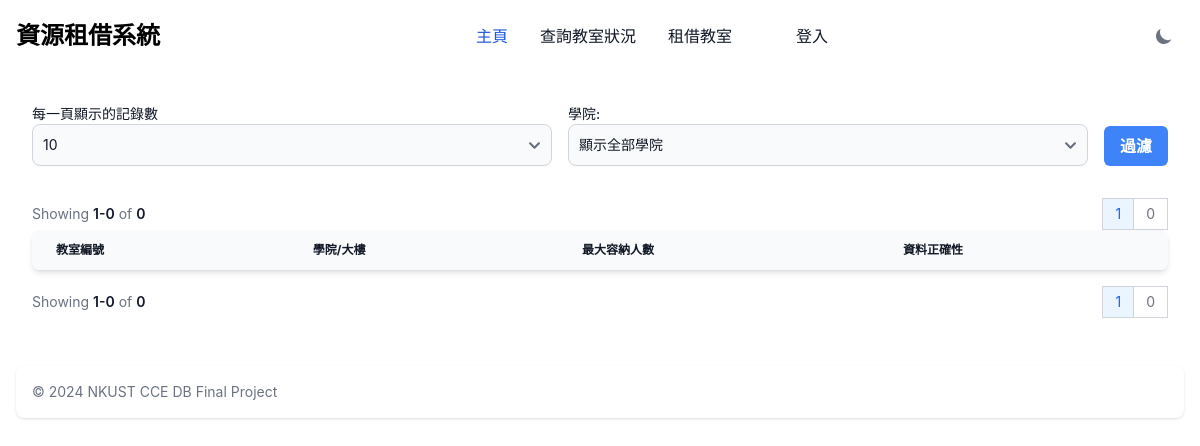
The app's page /index.php?colleage=電資學院, older data.
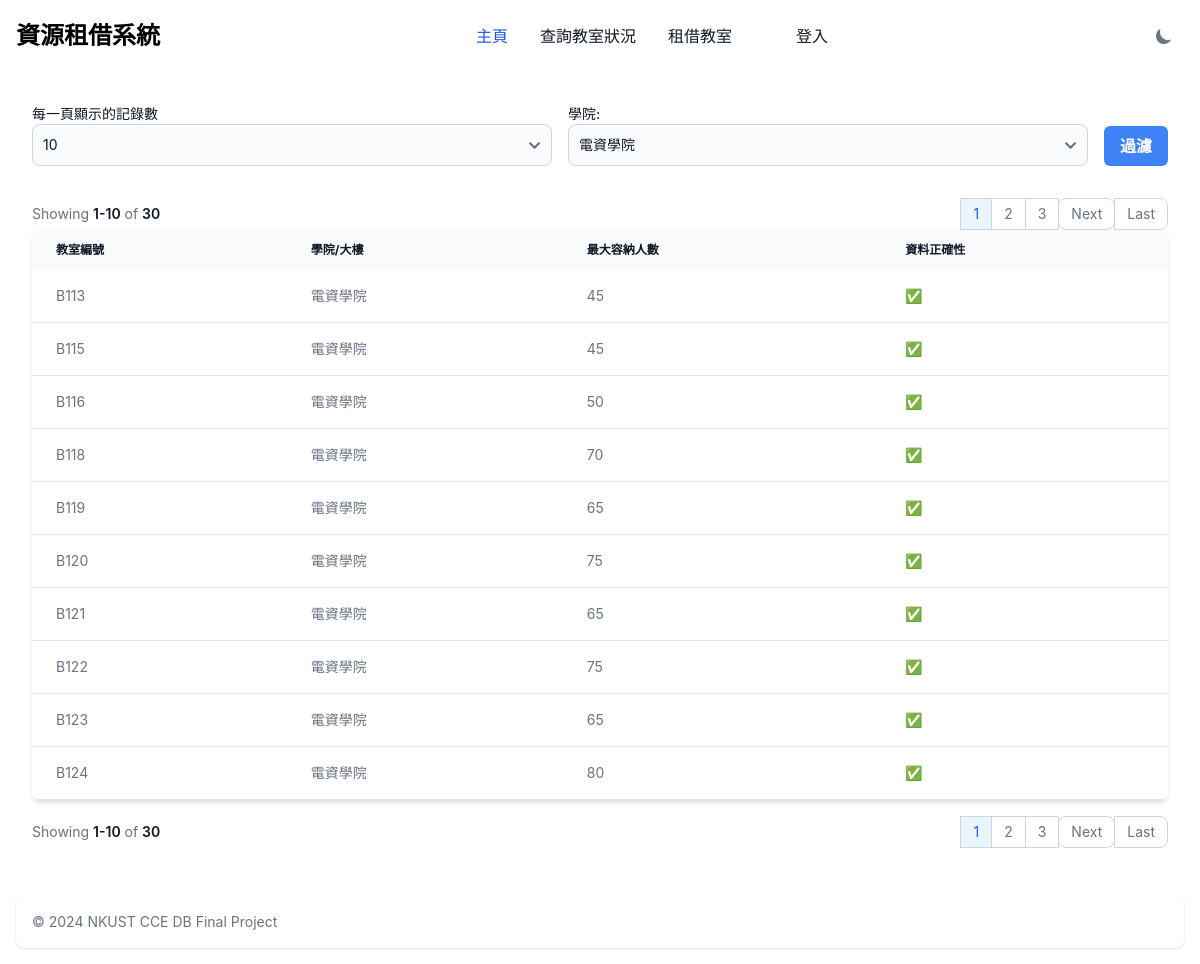
The same page, newer data.
### tables this page shows
CREATE TABLE `classroom_table` (
  `classroom` varchar(10) NOT NULL DEFAULT '0',
  `colleage` varchar(50) NOT NULL DEFAULT '',
  `max_capacity` int(10) NOT NULL DEFAULT 0,
  `is_realdata` enum('Y','N') NOT NULL DEFAULT 'N'
);

### index.php (the view, shortened to what the changed rows need)
<?php
$conn = require_once "config.php";
$colleages = [];
$query = "SELECT DISTINCT colleage FROM classroom_table";
$result = $conn->query($query);
while ($row = $result->fetch_row()) {
    $colleages[] = $row[0];
}
$limit = isset($_GET['limit']) ? (int) $_GET['limit'] : 10;
$page = isset($_GET['page']) ? (int) $_GET['page'] : 1;
$offset = ($page - 1) * $limit;
$colleage = isset($_GET['colleage']) ? $_GET['colleage'] : '';
$conditions = [];
if ($colleage) {
    $conditions[] = "colleage = '" . $conn->real_escape_string($colleage) . "'";
}
$where = '';
if (count($conditions) > 0) {
    $where = 'WHERE ' . implode(' AND ', $conditions);
}
$total_query = "SELECT COUNT(*) FROM classroom_table $where";
$total_result = $conn->query($total_query);
$total_rows = $total_result->fetch_row()[0];
$total_pages = ceil($total_rows / $limit);
$query = "SELECT * FROM classroom_table $where LIMIT $limit OFFSET $offset";
$result = $conn->query($query);
$query_params = http_build_query([
    'limit' => $limit,
    'colleage' => $colleage
]);
?>
<!DOCTYPE html>
<html>
<head>
    <link href="https://cdnjs.cloudflare.com/ajax/libs/flowbite/2.3.0/flowbite.min.css" rel="stylesheet" />
</head>
<body class="bg-white dark:bg-gray-900">
    <div class="max-w-screen-xl mx-auto p-4 sm:p-6 lg:p-8">
        <form method="GET" action="" class="flex flex-wrap space-x-4">
            <div class="mb-4 flex-1">
                <label for="colleage" class="block text-sm font-medium text-gray-900 dark:text-white">學院:</label>
                <select name="colleage" id="colleage"
                    class="bg-gray-50 border border-gray-300 text-gray-900 text-sm rounded-lg focus:ring-blue-500 focus:border-blue-500 block w-full p-2.5 dark:bg-gray-700 dark:border-gray-600 dark:placeholder-gray-400 dark:text-white dark:focus:ring-blue-500 dark:focus:border-blue-500">
                    <option selected value="">顯示全部學院</option>
                    <?php foreach ($colleages as $c): ?>
                        <option value="<?= $c ?>" <?= $colleage == $c ? 'selected' : '' ?>><?= $c ?></option>
                    <?php endforeach; ?>
                </select>
            </div>
        </form>
        <nav class="flex items-center flex-column flex-wrap md:flex-row justify-between pt-4"
            aria-label="Table navigation">
            <span
                class="text-sm font-normal text-gray-500 dark:text-gray-400 mb-4 md:mb-0 block w-full md:inline md:w-auto">
                Showing <span
                    class="font-semibold text-gray-900 dark:text-white"><?= $offset + 1 ?>-<?= min($offset + $limit, $total_rows) ?></span>
                of <span class="font-semibold text-gray-900 dark:text-white"><?= $total_rows ?></span>
            </span>
            <ul class="inline-flex -space-x-px rtl:space-x-reverse text-sm h-8">
                <?php
                $displayed_pages = [];
                if ($total_pages <= 10) {
                    $displayed_pages = range(1, $total_pages);
                }
                foreach ($displayed_pages as $p):
                    if ($p === '...'):
                        ?>
                        <li>
                            <span
                                class="flex items-center justify-center px-3 h-8 leading-tight text-gray-500 bg-white border border-gray-300 dark:bg-gray-800 dark:border-gray-700 dark:text-gray-400">...</span>
                        </li>
                        <?php
                    else:
                        ?>
                        <li>
                            <a href="?page=<?= $p ?>&<?= $query_params ?>"
                                class="flex items-center justify-center px-3 h-8 leading-tight <?= $p == $page ? 'text-blue-600 border border-gray-300 bg-blue-50 hover:bg-blue-100 hover:text-blue-700 dark:border-gray-700 dark:bg-gray-700 dark:text-white' : 'text-gray-500 bg-white border border-gray-300 hover:bg-gray-100 hover:text-gray-900 dark:text-white dark:bg-gray-800 dark:border-gray-700 dark:text-gray-400 dark:hover:bg-gray-700 dark:hover:text-white' ?>"><?= $p ?></a>
                        </li>
                        <?php
                    endif;
                endforeach;
                ?>
                <?php if ($page < $total_pages): ?>
                    <li>
                        <a href="?page=<?= $page + 1 ?>&<?= $query_params ?>"
                            class="flex items-center justify-center px-3 h-8 leading-tight text-gray-500 bg-white border border-gray-300 rounded-lg hover:bg-gray-100 hover:text-gray-900 dark:text-white dark:bg-gray-800 dark:border-gray-700 dark:text-gray-400 dark:hover:bg-gray-700 dark:hover:text-white">Next</a>
                    </li>
                    <li>
                        <a href="?page=<?= $total_pages ?>&<?= $query_params ?>"
                            class="flex items-center justify-center px-3 h-8 leading-tight text-gray-500 bg-white border border-gray-300 rounded-e-lg hover:bg-gray-100 hover:text-gray-900 dark:text-white dark:bg-gray-800 dark:border-gray-700 dark:text-gray-400 dark:hover:bg-gray-700 dark:hover:text-white">Last</a>
                    </li>
                <?php endif; ?>
            </ul>
        </nav>
        <div class="relative overflow-x-auto shadow-md sm:rounded-lg">
            <table class="w-full text-sm text-left rtl:text-right text-gray-500 dark:text-gray-400 overflow-auto">
                <thead
                    class="text-xs text-gray-900 dark:text-white uppercase bg-gray-50 dark:bg-gray-700 dark:text-gray-400 whitespace-nowrap">
                    <tr>
                        <th scope="col" class="px-6 py-3">教室編號</th>
                        <th scope="col" class="px-6 py-3">學院/大樓</th>
                        <th scope="col" class="px-6 py-3">最大容納人數</th>
                        <th scope="col" class="px-6 py-3">
                            <button data-popover-target="popover-default" type="button">資料正確性</button>
                        </th>
                    </tr>
                </thead>
                <tbody>
                    <?php while ($row = $result->fetch_assoc()): ?>
                        <tr
                            class="bg-white border-b dark:bg-gray-800 dark:border-gray-700 hover:bg-gray-50 dark:hover:bg-gray-600 whitespace-nowrap">
                            <td class="px-6 py-4"><?= $row['classroom'] ?? '' ?></td>
                            <td class="px-6 py-4"><?= $row['colleage'] ?? '' ?></td>
                            <td class="px-6 py-4"><?= $row['max_capacity'] ?? '' ?></td>
                            <td class="px-6 py-4"><?= $row['is_realdata'] == 'N' ? '❓' : '✅' ?></td>
                        </tr>
                    <?php endwhile; ?>
                </tbody>
            </table>
        </div>
        <nav class="flex items-center flex-column flex-wrap md:flex-row justify-between pt-4"
            aria-label="Table navigation">
            <span
                class="text-sm font-normal text-gray-500 dark:text-gray-400 mb-4 md:mb-0 block w-full md:inline md:w-auto">
                Showing <span
                    class="font-semibold text-gray-900 dark:text-white"><?= $offset + 1 ?>-<?= min($offset + $limit, $total_rows) ?></span>
                of <span class="font-semibold text-gray-900 dark:text-white"><?= $total_rows ?></span>
            </span>
            <ul class="inline-flex -space-x-px rtl:space-x-reverse text-sm h-8">
                <?php
                $displayed_pages = [];
                if ($total_pages <= 10) {
                    $displayed_pages = range(1, $total_pages);
                }
                foreach ($displayed_pages as $p):
                    if ($p === '...'):
                        ?>
                        <li>
                            <span
                                class="flex items-center justify-center px-3 h-8 leading-tight text-gray-500 bg-white border border-gray-300 dark:bg-gray-800 dark:border-gray-700 dark:text-gray-400">...</span>
                        </li>
                        <?php
                    else:
                        ?>
                        <li>
                            <a href="?page=<?= $p ?>&<?= $query_params ?>"
                                class="flex items-center justify-center px-3 h-8 leading-tight <?= $p == $page ? 'text-blue-600 border border-gray-300 bg-blue-50 hover:bg-blue-100 hover:text-blue-700 dark:border-gray-700 dark:bg-gray-700 dark:text-white' : 'text-gray-500 bg-white border border-gray-300 hover:bg-gray-100 hover:text-gray-900 dark:text-white dark:bg-gray-800 dark:border-gray-700 dark:text-gray-400 dark:hover:bg-gray-700 dark:hover:text-white' ?>"><?= $p ?></a>
                        </li>
                        <?php
                    endif;
                endforeach;
                ?>
                <?php if ($page < $total_pages): ?>
                    <li>
                        <a href="?page=<?= $page + 1 ?>&<?= $query_params ?>"
                            class="flex items-center justify-center px-3 h-8 leading-tight text-gray-500 bg-white border border-gray-300 rounded-lg hover:bg-gray-100 hover:text-gray-900 dark:text-white dark:bg-gray-800 dark:border-gray-700 dark:text-gray-400 dark:hover:bg-gray-700 dark:hover:text-white">Next</a>
                    </li>
                    <li>
                        <a href="?page=<?= $total_pages ?>&<?= $query_params ?>"
                            class="flex items-center justify-center px-3 h-8 leading-tight text-gray-500 bg-white border border-gray-300 rounded-e-lg hover:bg-gray-100 hover:text-gray-900 dark:text-white dark:bg-gray-800 dark:border-gray-700 dark:text-gray-400 dark:hover:bg-gray-700 dark:hover:text-white">Last</a>
                    </li>
                <?php endif; ?>
            </ul>
        </nav>
    </div>
</body>
</html>

Row changes from the older to the newer data that the page shows:
added classroom_table: classroom "B113", colleage "電資學院", max_capacity "45"
added classroom_table: classroom "B115", colleage "電資學院", max_capacity "45"
added classroom_table: classroom "B116", colleage "電資學院", max_capacity "50"
added classroom_table: classroom "B118", colleage "電資學院", max_capacity "70"
added classroom_table: classroom "B119", colleage "電資學院", max_capacity "65"
added classroom_table: classroom "B120", colleage "電資學院", max_capacity "75"
added classroom_table: classroom "B121", colleage "電資學院", max_capacity "65"
added classroom_table: classroom "B122", colleage "電資學院", max_capacity "75"
added classroom_table: classroom "B123", colleage "電資學院", max_capacity "65"
added classroom_table: classroom "B124", colleage "電資學院", max_capacity "80"
Text that changed along with them:
form field colleage: "顯示全部學院" → "電資學院"
min($offset + $limit, $total_rows): "0" → "10"
$total_rows: "0" → "30"
new list line: "2"
new list line: "3"
text now shown: "Next Last Next Last"
list line gone: "0"
